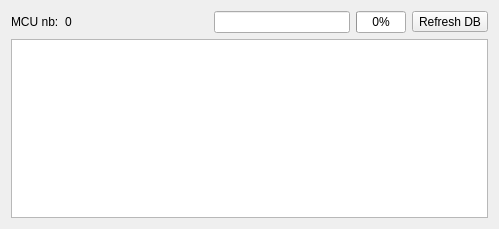
<?xml version="1.0" encoding="UTF-8"?>
<ui version="4.0">
 <class>MCUdbViewer</class>
 <widget class="QDialog" name="MCUdbViewer">
  <property name="geometry">
   <rect>
    <x>0</x>
    <y>0</y>
    <width>499</width>
    <height>229</height>
   </rect>
  </property>
  <property name="windowTitle">
   <string>MCU db Viewer</string>
  </property>
  <layout class="QHBoxLayout" name="horizontalLayout">
   <item>
    <layout class="QVBoxLayout" name="verticalLayout">
     <item>
      <layout class="QHBoxLayout" name="horizontalLayout_2">
       <item>
        <widget class="QLabel" name="lavel_MCUnb">
         <property name="text">
          <string>MCU nb:</string>
         </property>
        </widget>
       </item>
       <item>
        <widget class="QLabel" name="label_MCUactualNb">
         <property name="text">
          <string>0</string>
         </property>
         <property name="scaledContents">
          <bool>false</bool>
         </property>
        </widget>
       </item>
       <item>
        <spacer name="horizontalSpacer">
         <property name="orientation">
          <enum>Qt::Horizontal</enum>
         </property>
         <property name="sizeHint" stdset="0">
          <size>
           <width>40</width>
           <height>20</height>
          </size>
         </property>
        </spacer>
       </item>
       <item>
        <widget class="QLineEdit" name="lineEdit_searchPath"/>
       </item>
       <item>
        <widget class="QProgressBar" name="progressBar">
         <property name="minimumSize">
          <size>
           <width>50</width>
           <height>0</height>
          </size>
         </property>
         <property name="maximumSize">
          <size>
           <width>50</width>
           <height>16777215</height>
          </size>
         </property>
         <property name="value">
          <number>0</number>
         </property>
        </widget>
       </item>
       <item>
        <widget class="QToolButton" name="btn_refresh">
         <property name="text">
          <string>Refresh DB</string>
         </property>
         <property name="shortcut">
          <string>F5</string>
         </property>
        </widget>
       </item>
      </layout>
     </item>
     <item>
      <widget class="QTreeView" name="treeView"/>
     </item>
    </layout>
   </item>
  </layout>
 </widget>
 <resources/>
 <connections/>
</ui>
